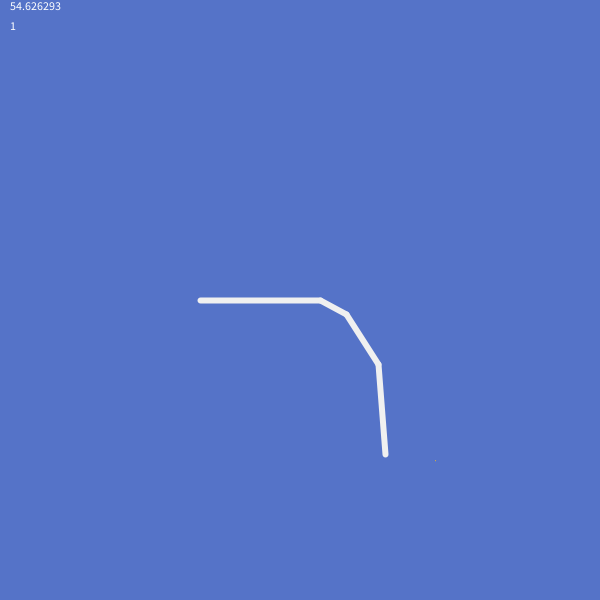
Frame 1 (no input)
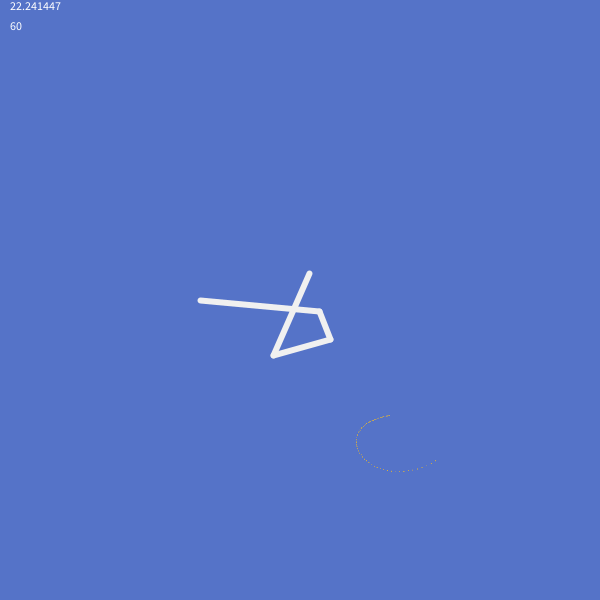
Frame 60 (the mouse pressed at the canvas centre just before this capture)
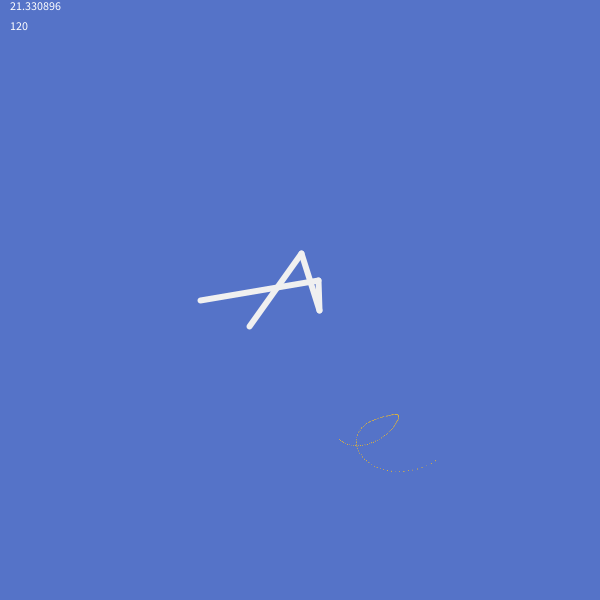
Frame 120 (the mouse held since frame 60 and released just before this capture)

The Processing sketch that drew these frames (run headless with seeded random() and noise(); from frame 60 on, the mouse is pressed at the canvas centre):

// Processing sketch: sketch_200814a
// ── sketch_200814a.pde
final color PAPER = color(85, 115, 200);
final color INK_ARM = color(240, 240, 240);
final color INK_CURVE = color(215, 175, 65);

final int MINI_SIZE = 4;

final int CURVE_STROKE_WIDTH = 2; 
final float CURVE_RATIO = sqrt(2);

final float STEPS = 1000.0;
final float ROTATION = PI/STEPS;


String message = "";

Arm myArm;
PGraphics myCurve;

void setup() {
  size(600, 600);

  setup_curve();
  setup_arm();
}

void setup_curve(){
  myCurve = createGraphics(int(width*CURVE_RATIO*2), int(height*CURVE_RATIO*2));
  
  myCurve.beginDraw();
  myCurve.background(PAPER);
  myCurve.noFill();
  myCurve.stroke(INK_CURVE);
  myCurve.strokeWeight(1);
//  myCurve.translate(width*2, height*2);
  myCurve.endDraw();
}

void setup_arm()
{
  Arm a = myArm = createArm( width/3.0, height/2.0, width/5, 0, new OSC(0.05, 0.5));
  
  for( int i = 1; i<4; i++) 
  {
    a = createArm( a, i * width / 20, 0.5, new TURN(0.01*i));
  }
}

void draw() {
  update();

  draw_prep();
  
/*
  pushMatrix();
  rotate(-ROTATION*frameCount);
  translate(-myCurve.width/2, -myCurve.height/2);
  image(myCurve, 0, 0);
  popMatrix();
*/

//  fill(102);
//  rect( width-(width/MINI_SIZE)-4, height-(height/MINI_SIZE)-4, width/MINI_SIZE, height/MINI_SIZE);
//  image(myCurve, width-(width/MINI_SIZE), height-(height/MINI_SIZE), width/MINI_SIZE, height/MINI_SIZE);  

  image(myCurve, 0, 0, width, height);   
  
  myArm.draw();
  
  text(str(frameRate), 10, 10);
  text(message, 10, 20);
  text(frameCount, 10, 30);
}

void update() {
  myCurve.beginDraw();
  myCurve.translate(myCurve.width/2, myCurve.height/2);
  myCurve.rotate(ROTATION*frameCount);
  
  myArm.update();
  myCurve.endDraw();
}


void draw_prep() {
  float s = min(width, height) / 100; 
  //translate(width/3.0, height/2.0);
  background(0);
  stroke(INK_ARM);
  strokeWeight(s);
}

Arm createArm( float x, float y, float l, float a, ArmUpdater u) { return new Arm( x, y, l, a, u); }
Arm createArm( Arm linkingFrom, float l, float a, ArmUpdater u) { Arm la = new Arm( linkingFrom.getEndX(), linkingFrom.getEndY(), l, a, u); linkingFrom.link(la); return la; }

class Arm
{
  public float x, y, l, ia, sa, oa, a; // x-pos, y-pos, length, initial angle, systems angle, offset angle (calculated), final angle
  public ArmUpdater u;
  public Arm linkedArm;
  
  Arm(float x, float y, float l, float a, ArmUpdater u) 
    { doPosition( x, y, 0); this.l = l; this.ia = this.a = a; this.u = u; }
    
  void doPosition( float x, float y, float sa) { this.x = x; this.y = y; this.sa = sa; }
  void link( Arm linkedArm) { this.linkedArm = linkedArm; linkedArm.doPosition(getEndX(), getEndY(), this.a); }
    
  float getEndX() { return this.x + cos(this.a)*this.l; }
  float getEndY() { return this.y + sin(this.a)*this.l; }
  
  void update() { 
    u.update(this); 
    a = sa + ia + oa; 
    if( linkedArm != null) { 
      linkedArm.doPosition(getEndX(), getEndY(), a); 
      linkedArm.update(); 
    } else {
//      myCurve.beginDraw();
      myCurve.ellipse(getEndX(), getEndY(), CURVE_STROKE_WIDTH, CURVE_STROKE_WIDTH);
//      myCurve.endDraw();
    }
  }
  
  void draw() { 
    line( this.x, this.y, getEndX(), getEndY()); 
    if( linkedArm != null) 
      linkedArm.draw();
  }
}

abstract class ArmUpdater { abstract void update( Arm a); }
class OSC extends ArmUpdater { OSC( float speed, float max) { this.speed = speed; this.max = max; } float speed, max; int cnt=0; void update( Arm a) { a.oa = (max * sin(speed * cnt++)); } }
class TURN extends ArmUpdater { TURN( float speed) { this.speed = speed; } float speed; int cnt=0; void update( Arm a) { a.oa = speed * cnt++; } }

void keyPressed() {
  String date_time = year() + nf(month(),2) + nf(day(),2) + " " +  nf(hour(), 2) + "h" + nf(minute(), 2) + "m" + nf(second(), 2) + "s";
  myCurve.save("myCurve " + date_time + ".png");
  message = "printed at " + date_time;
}
